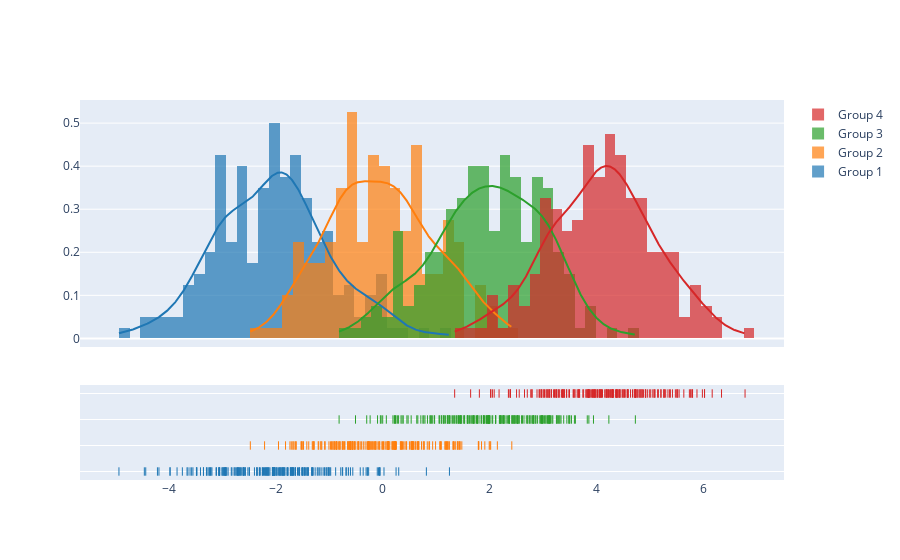

Source (notebook cell):
### Code cell
import plotly.figure_factory as ff

# Add histogram data
x1 = np.random.randn(200) - 2
x2 = np.random.randn(200)
x3 = np.random.randn(200) + 2
x4 = np.random.randn(200) + 4

# Group data together
hist_data = [x1, x2, x3, x4]

group_labels = ['Group 1', 'Group 2', 'Group 3', 'Group 4']

# Create distplot with custom bin_size
fig = ff.create_distplot(hist_data, group_labels, bin_size=.2)
fig.show()

### Figure 1 — Plotly figure (JSON) as saved in the notebook; plotly's stock layout.template omitted (floating-point values rounded to 4 significant figures; data arrays with more than 128 entries replaced by an {"elided": "..."} marker saying what was removed)
{"data": [{"autobinx": false, "histnorm": "probability density", "legendgroup": "Group 1", "marker": {"color": "rgb(31, 119, 180)"}, "name": "Group 1", "opacity": 0.7, "type": "histogram", "x": {"elided": "200 float values"}, "xaxis": "x", "xbins": {"end": 1.245, "size": 0.2, "start": -4.929}, "yaxis": "y"}, {"autobinx": false, "histnorm": "probability density", "legendgroup": "Group 2", "marker": {"color": "rgb(255, 127, 14)"}, "name": "Group 2", "opacity": 0.7, "type": "histogram", "x": {"elided": "200 float values"}, "xaxis": "x", "xbins": {"end": 2.411, "size": 0.2, "start": -2.475}, "yaxis": "y"}, {"autobinx": false, "histnorm": "probability density", "legendgroup": "Group 3", "marker": {"color": "rgb(44, 160, 44)"}, "name": "Group 3", "opacity": 0.7, "type": "histogram", "x": {"elided": "200 float values"}, "xaxis": "x", "xbins": {"end": 4.719, "size": 0.2, "start": -0.8162}, "yaxis": "y"}, {"autobinx": false, "histnorm": "probability density", "legendgroup": "Group 4", "marker": {"color": "rgb(214, 39, 40)"}, "name": "Group 4", "opacity": 0.7, "type": "histogram", "x": {"elided": "200 float values"}, "xaxis": "x", "xbins": {"end": 6.768, "size": 0.2, "start": 1.343}, "yaxis": "y"}, {"legendgroup": "Group 1", "marker": {"color": "rgb(31, 119, 180)"}, "mode": "lines", "name": "Group 1", "showlegend": false, "type": "scatter", "x": {"elided": "500 float values"}, "xaxis": "x", "y": {"elided": "500 float values"}, "yaxis": "y"}, {"legendgroup": "Group 2", "marker": {"color": "rgb(255, 127, 14)"}, "mode": "lines", "name": "Group 2", "showlegend": false, "type": "scatter", "x": {"elided": "500 float values"}, "xaxis": "x", "y": {"elided": "500 float values"}, "yaxis": "y"}, {"legendgroup": "Group 3", "marker": {"color": "rgb(44, 160, 44)"}, "mode": "lines", "name": "Group 3", "showlegend": false, "type": "scatter", "x": {"elided": "500 float values"}, "xaxis": "x", "y": {"elided": "500 float values"}, "yaxis": "y"}, {"legendgroup": "Group 4", "marker": {"color": "rgb(214, 39, 40)"}, "mode": "lines", "name": "Group 4", "showlegend": false, "type": "scatter", "x": {"elided": "500 float values"}, "xaxis": "x", "y": {"elided": "500 float values"}, "yaxis": "y"}, {"legendgroup": "Group 1", "marker": {"color": "rgb(31, 119, 180)", "symbol": "line-ns-open"}, "mode": "markers", "name": "Group 1", "showlegend": false, "type": "scatter", "x": {"elided": "200 float values"}, "xaxis": "x", "y": {"elided": "200 str values"}, "yaxis": "y2"}, {"legendgroup": "Group 2", "marker": {"color": "rgb(255, 127, 14)", "symbol": "line-ns-open"}, "mode": "markers", "name": "Group 2", "showlegend": false, "type": "scatter", "x": {"elided": "200 float values"}, "xaxis": "x", "y": {"elided": "200 str values"}, "yaxis": "y2"}, {"legendgroup": "Group 3", "marker": {"color": "rgb(44, 160, 44)", "symbol": "line-ns-open"}, "mode": "markers", "name": "Group 3", "showlegend": false, "type": "scatter", "x": {"elided": "200 float values"}, "xaxis": "x", "y": {"elided": "200 str values"}, "yaxis": "y2"}, {"legendgroup": "Group 4", "marker": {"color": "rgb(214, 39, 40)", "symbol": "line-ns-open"}, "mode": "markers", "name": "Group 4", "showlegend": false, "type": "scatter", "x": {"elided": "200 float values"}, "xaxis": "x", "y": {"elided": "200 str values"}, "yaxis": "y2"}], "layout": {"barmode": "overlay", "hovermode": "closest", "legend": {"traceorder": "reversed"}, "xaxis": {"anchor": "y2", "domain": [0.0, 1.0], "zeroline": false}, "yaxis": {"anchor": "free", "domain": [0.35, 1], "position": 0.0}, "yaxis2": {"anchor": "x", "domain": [0, 0.25], "dtick": 1, "showticklabels": false}}}
